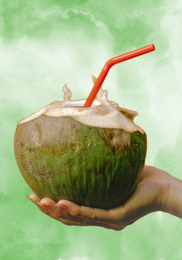
%> input picture Assignment2/input_img.png, 182 x 260 px, shrunk from 280 x 400 before the run
$ octave T2_20200204037.m   (GNU Octave 9; MATLAB toolbox functions it lacks are replaced by stand-ins)
%> lines starting %> are read from the running program, lines starting %| are printed output that depends on the picture
% Read the input image for Task 2
img = imread('input_img.png');
%> img is the input picture: size 260x182x3 uint8; mean R, G, B 166, 181.9, 138.1
img = rgb2gray(img);
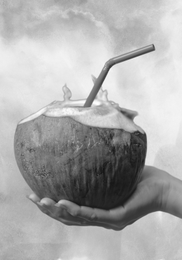
%> img: size 260x182 uint8; min 19, max 254, mean 172.1
[row, col] = size(img);
%> row = 260; col = 182

%bit-plane slicing for odd ID
bit_planes = [1, 2, 7, 8];
bit_images = cell(1, length(bit_planes));

for k = 1:length(bit_planes)
    plane = bit_planes(k);
    bit_images{k} = zeros(row, col);
    for i = 1:row
        for j = 1:col
            bit_images{k}(i, j) = bitget(img(i, j), plane) * 255;
        end
    end
end
%> after the loop, bit_images = 4 items

%Display
figure;
subplot(2, 3, 1);
imshow(img);
title('Original Image');

for k = 1:length(bit_planes)
    subplot(2, 3, k + 1);
    imshow(uint8(bit_images{k}));
    title(['Bit Plane ', num2str(bit_planes(k))]);
end
%> this loop made 4 passes
%> pass 1, `imshow(uint8(bit_images{k}));`:
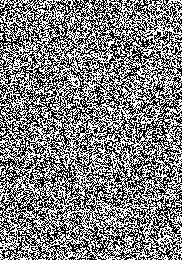
%> displayed picture: size 260x182, on the screen's scale of 0 to 255; 50.2% white; black in thin lines or dots
%> pass 2, `imshow(uint8(bit_images{k}));`:
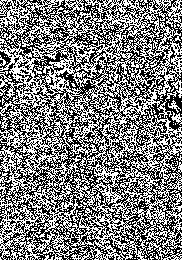
%> displayed picture: size 260x182, on the screen's scale of 0 to 255; 49.8% white in thin lines or dots
%> after the loop:
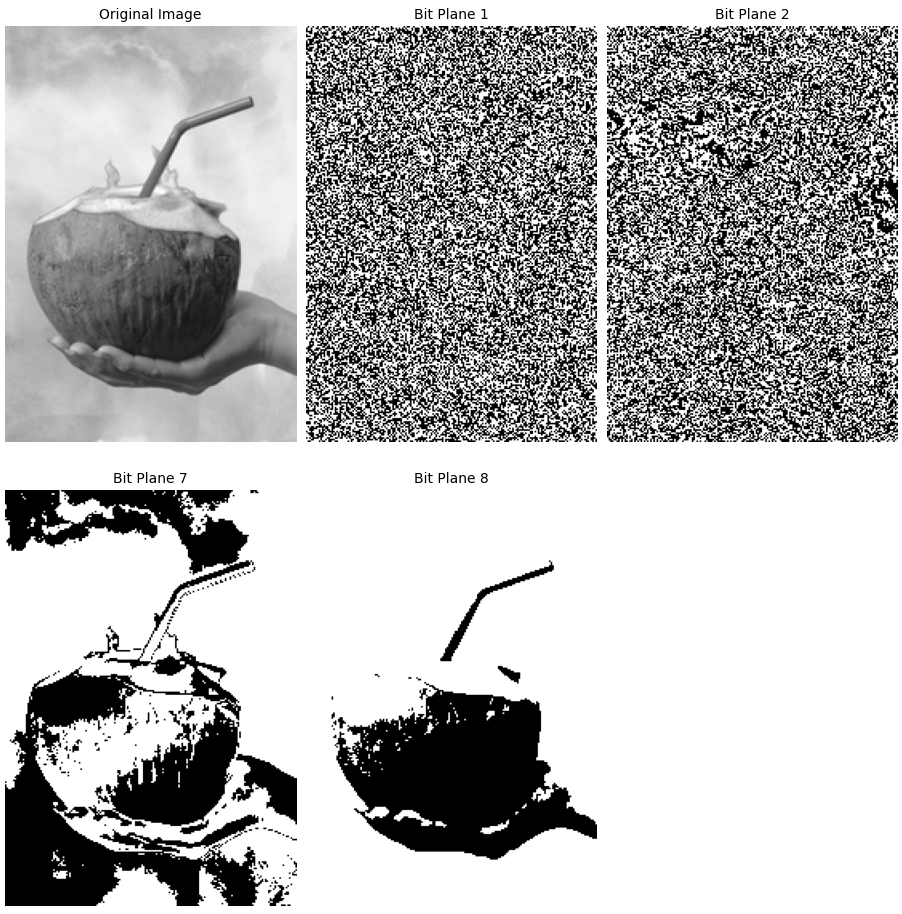
%> figure redrawn from the program's plot data, 5 panels


for k = 1:length(bit_planes)
    imwrite(uint8(bit_images{k}), ['T2_Output_', num2str(bit_planes(k)), '_20200204037.png']);
end
